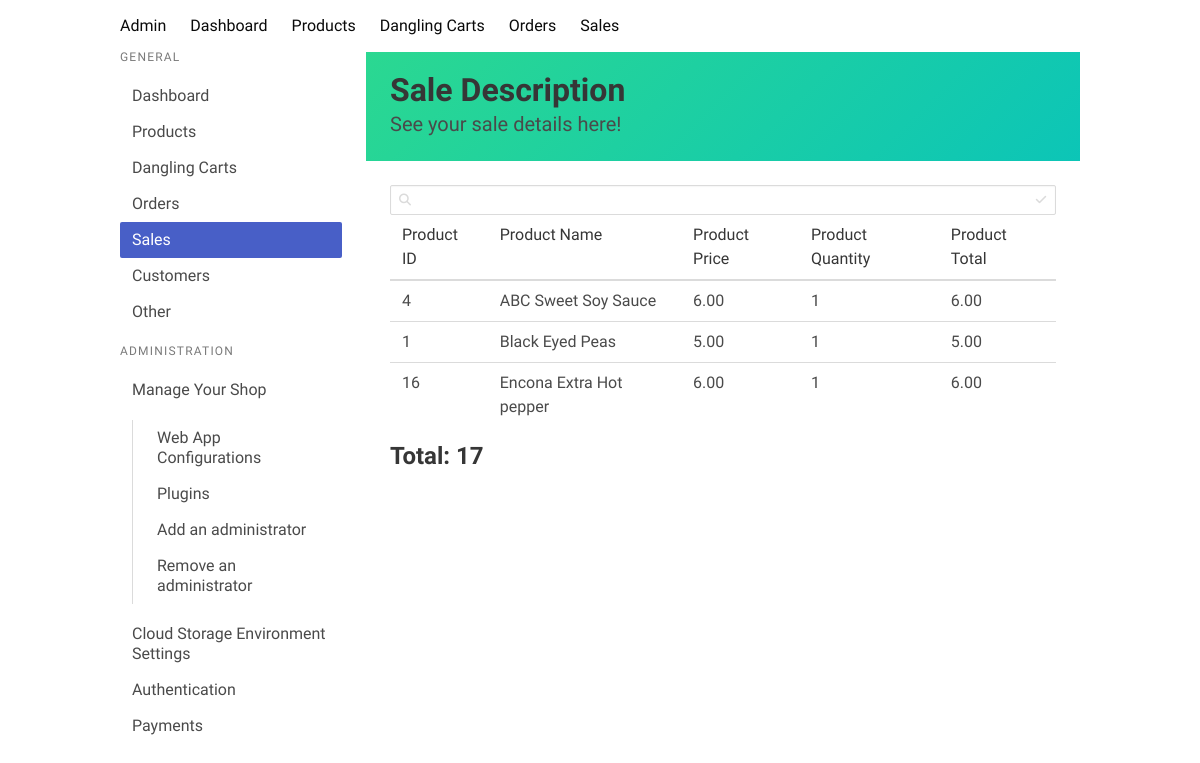
The page /sale_details/4 on the database its author committed.
### core/models.py (models this page shows, shortened)
class OrderItem(models.Model):
    order = models.ForeignKey(Order, related_name='items', on_delete=models.CASCADE)
    product = models.ForeignKey(Products, related_name='order_items', on_delete=models.CASCADE)
    quantity = models.PositiveIntegerField(default=1)
    sub_total = models.DecimalField(max_digits=10, decimal_places=2, default=0)
    total = models.DecimalField(max_digits=10, decimal_places=2, default=0)

class Products(models.Model):
    item_name = models.CharField(max_length=100)
    description = models.TextField()
    price = models.DecimalField(max_digits=10, decimal_places=2)
    stock = models.IntegerField()
    discount = models.BooleanField(default=False)
    discount_percentage = models.IntegerField()
    image = models.BinaryField(null=True, blank=1, editable=False)
    category = models.ForeignKey('ProductCategory', on_delete=models.CASCADE)
    sold = models.IntegerField(default=0)
    class Meta:
        ordering = ('item_name',)
        verbose_name_plural = 'Products'

### core/views.py (the view)
# urls.py: path('sale_details/<int:pk>', views.sales_details, name='sales_details'),
def sales_details(request, pk):
    sale = Sale.objects.get(id=pk)
    order_items = OrderItem.objects.filter(order=sale.order)
    total_cost = order_items.aggregate(Sum('sub_total'))
    total_cost = total_cost['sub_total__sum']
    return render(request, 'shop/sales_details.html', {'sale': sale, 'order_items': order_items, 'total_cost': total_cost})

### core/context_processors.py (called while the page is built)
def categories(request):
    return {
        'categories': ProductCategory.objects.all()
    }

def cart(request):
    if request.user.is_authenticated:
        print(request.user)
        try:
            cart = Cart.objects.get(user=request.user)
            print(cart.cartitem_set)
            cart = cart.cartitem_set.count()
            return {
                'cart': cart
            }
        except:
            return {
                'cart': 0
            }
    else:
        cart_id = request.session.get('cart_id')
        print(cart_id)
        if cart_id:
            try:
                cart = AnonymousCart.objects.get(id=cart_id)
                cart = cart.anonymouscartitem_set.count()
                return {
                    'cart': cart
                }
            except:
                return {
                    'cart': 0
                }
        else:
            return {
                'cart': 0
            }

### core/templates/shop/sales_details.html (shortened to what this page needs)
{% extends 'shop/base.html' %}
{% load custom_tags %}
{% block content %}
<section class="hero is-colorful welcome is-small is-fixed-top">
    <div class="hero-body">
        <div class="container">
            <h1 class="title">
                Sale Description
            </h1>
            <h2 class="subtitle">
                See your sale details here!
            </h2>
        </div>
    </div>
</section>
<div class="card-content">
    <div class="content">
        <div class="control has-icons-left has-icons-right inventory-search">
            <input class="input is-small" type="text" placeholder="">
            <span class="icon is-medium is-left">
            </span>
            <span class="icon is-medium is-right">
            </span>
        </div>
        <div class="inventory">
            <table id="product-table">
                <thead>
                    <td>Product ID</td>
                    <td>Product Name</td>
                    <td>Product Price</td>
                    <td>Product Quantity</td>
                    <td>Product Total</td>
                </thead>
                <tbody>
                    {% for item in order_items %}
                    <tr>
                        <td>{{ item.product.id }}</td>
                        <td>{{ item.product.item_name }}</td>
                        <td>{{ item.product.price }}</td>
                        <td>{{ item.quantity }}</td>
                        <td>{{ item.sub_total }}</td>
                    </tr>
                    {% endfor %}
                </tbody>
            </table>
            <div class="sale-total">
                <p class="title is-4">Total: {{ total_cost }}</p>
            </div>
        </div>
    </div>
</div>
{% endblock %}

### core/templates/shop/base.html (style rules this page uses)
body { height: 100%; font-family: 'Andika', sans-serif; overflow-x: hidden !important; overflow-y: hidden !important; scroll-behavior: smooth; }
html { overflow-y: hidden !important; overflow-x: hidden !important; }
.is-colorful { background-image: linear-gradient(-45deg, #0cc5b7 0%, #2bd891 100%); }

### rows shown on the page
OrderItem: product.id "4", product.item_name "ABC Sweet Soy Sauce", product.price "6.00", quantity "1", sub_total "6.00"
OrderItem: product.id "1", product.item_name "Black Eyed Peas", product.price "5.00", quantity "1", sub_total "5.00"
OrderItem: product.id "16", product.item_name "Encona Extra Hot pepper", product.price "6.00", quantity "1", sub_total "6.00"

### other values the page prints
{{ total_cost }} "17"
